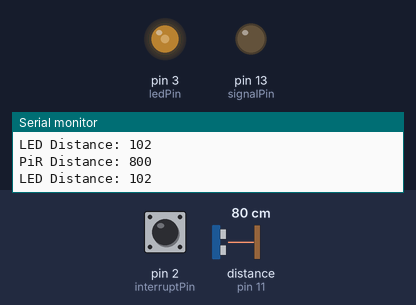
Bench run of a sketch on a simulated Arduino Uno, built with avr-gcc and run on an emulated ATmega328P. Parts: output pins drawn as LEDs (lit = HIGH), the last lines printed to the serial monitor. The inputs (shaded band) are chosen by the test bench; at power-on: distance to the obstacle (sensor on pin 11) 80 cm, pin 2 (interruptPin) HIGH. The echo pulse lasts 58.3 µs per cm.

Above: at 1.2 s.
1.3 s: distance to the obstacle (sensor on pin 11) set to 120 cm
At 3.0 s:
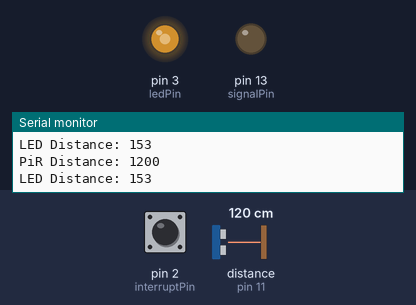
3.3 s: pin 2 (interruptPin) pulled LOW for 1 s
At 5.5 s:
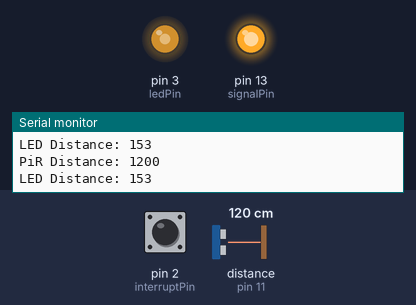
5.8 s: distance to the obstacle (sensor on pin 11) set to 2 cm
At 6.8 s:
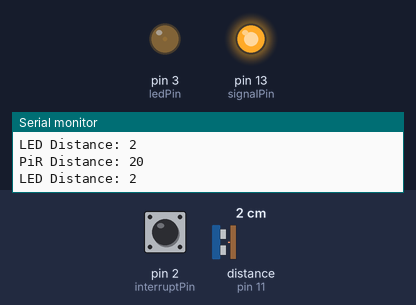
7.6 s: pin 2 (interruptPin) pulled LOW for 0.3 s
At 7.81 s:
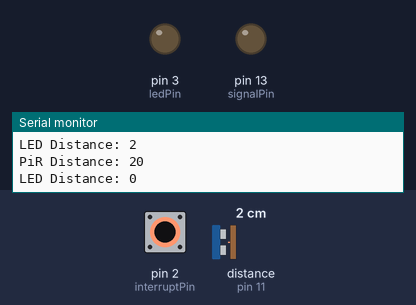
9.4 s: distance to the obstacle (sensor on pin 11) set to 258 cm
At 10.0 s:
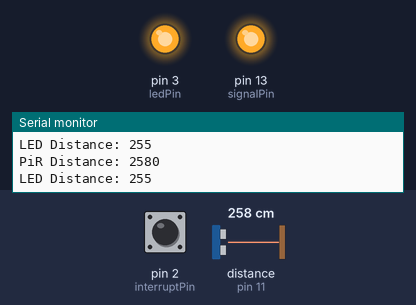
11.2 s: pin 2 (interruptPin) pulled LOW for 0.3 s
At 11.41 s:
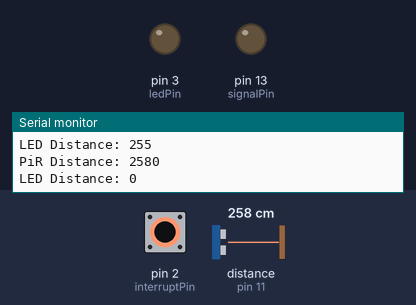
Timing chart, 0 to 14.0 s (numbered marks = the images above; inputs shaded):
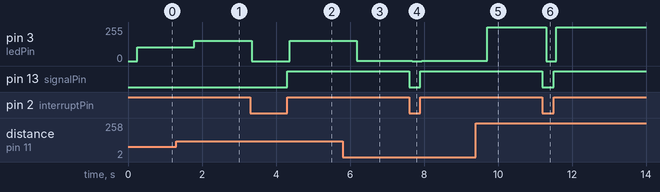

Measured:
- after the input at 1.3 s, pin 3 (ledPin): 102/255 → 153/255 after 0.49 s
- after the input at 3.3 s, pin 3 (ledPin): 153/255 → 0/255 at once, → 153/255 1.0 s later; pin 13 (signalPin): LOW → HIGH after 1.0 s
- after the input at 5.8 s, pin 3 (ledPin): 153/255 → 2/255 after 0.38 s
- after the input at 7.6 s, pin 3 (ledPin): 2/255 → 0/255 after 0.09 s, → 2/255 0.25 s later; pin 13 (signalPin): HIGH → LOW at once, → HIGH 0.30 s later
- after the input at 9.4 s, pin 3 (ledPin): 2/255 → 255/255 after 0.31 s
- after the input at 11.2 s, pin 3 (ledPin): 255/255 → 0/255 after 0.11 s, → 255/255 0.27 s later; pin 13 (signalPin): HIGH → LOW at once, → HIGH 0.30 s later

The sketch:

Sensor_Eyes.ino
```cpp
/***********************************************
 * This is a little Halloween special
 *
 * Use a PiR sensor to turn on an ultrasound.
 * Set the LED brightness based on the distance from
 * the ultrasound.
 ***********************************************/

#include <hcsr04.h>

#define TRIG_PIN 12
#define ECHO_PIN 11

const byte interruptPin = 2;
const byte signalPin = 13;
const byte ledPin = 3;

int distance = 0;
int pir_distance = 0;

HCSR04 hcsr04(TRIG_PIN, ECHO_PIN, 20, 4000);

void setup(){
    Serial.begin(9600);

    pinMode(signalPin, OUTPUT);
    pinMode(interruptPin, INPUT);
    attachInterrupt(digitalPinToInterrupt(interruptPin), togglePiR, CHANGE);
}

void loop() {
    // Show the distance in mm from the ultrasound
    Serial.print("PiR Distance: ");
    Serial.println(pir_distance);

    // If the PiR is not triggered, turn off the eyes
    if(digitalRead(interruptPin) == LOW) {
      distance = 0;
    } else {
      distance = map(pir_distance, 0, 2000, 0, 255);
    }
    // Set an upper limit to the PWM output value
    if(distance > 255) distance=255;

    // Show the PWM value for the eyes
    Serial.print("LED Distance: ");
    Serial.println(distance);

    // Turn on the LEDs using an analog value
    analogWrite(ledPin, distance);

    // Grab a new measurement from the ultrasound
    pir_distance = hcsr04.distanceInMillimeters();
    delay(250);
}

// If the PiR is triggered, send a voltage to the ultrasound
void togglePiR() {
  digitalWrite(signalPin, digitalRead(interruptPin));
}
```
